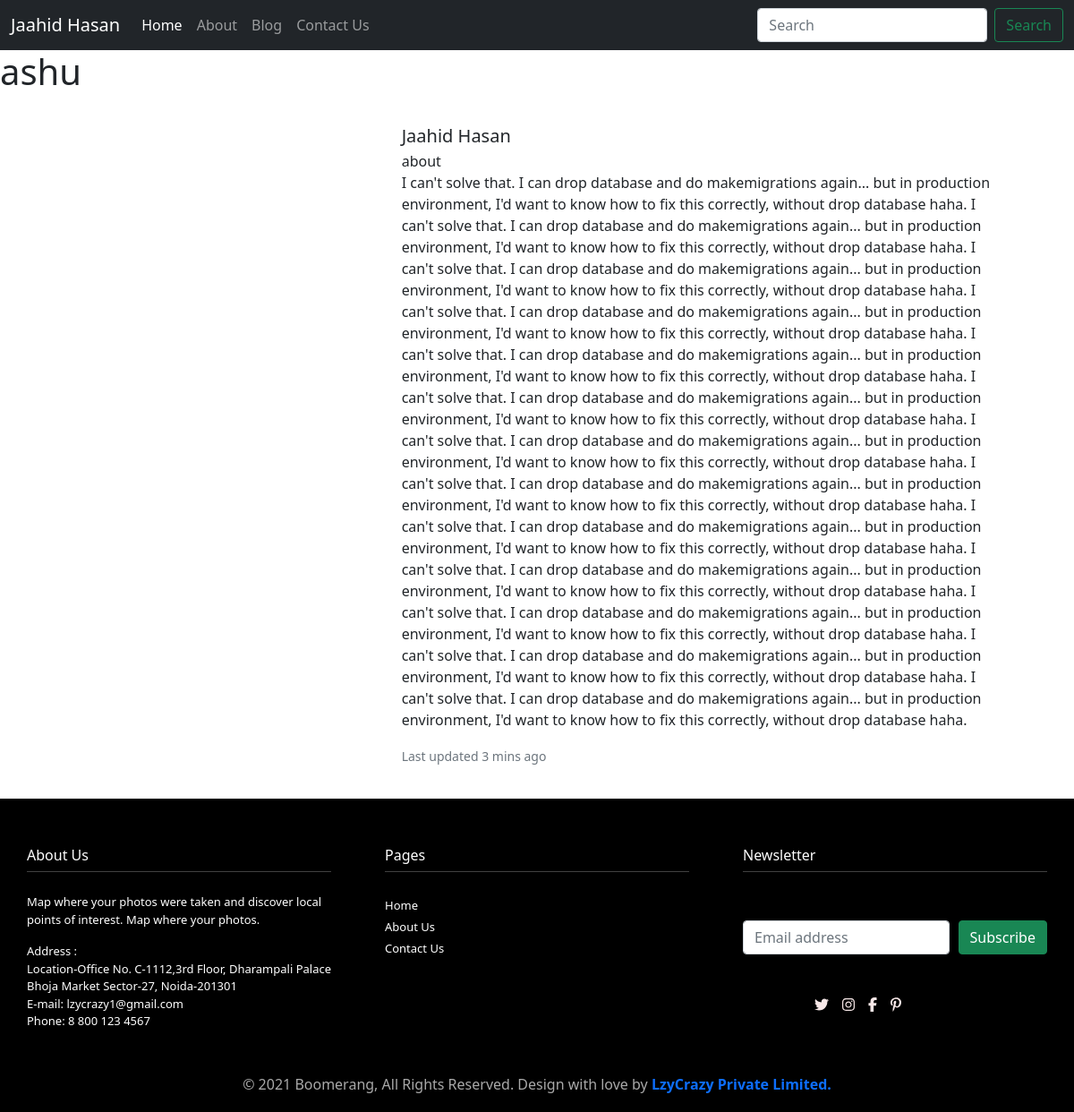
The page /about/ on the database its author committed.
### Homeapp/models.py (models this page shows, shortened)
class About(models.Model):
    title = models.CharField(max_length=100)
    photo = models.ImageField(upload_to='images')
    subtitle = models.CharField(max_length=150)
    content = models.TextField()

### Homeapp/views.py (the view)
# urls.py: path('about/', views.about, name="about"),
def about(request):
   temp = About.objects.all()
   context = {
      'postabout':temp
   }
   return render(request, "about.html", context)

### templates/about.html (shortened to what this page needs)
{% extends 'base.html' %}
{% load static %}
{% block content %}
<h1>ashu</h1>
<div class="container">
    <div class="row" style="margin: 20px;">
      {% for i in postabout %}
      <div class="col-md-4">
      </div>
      <div class="col-md-8">
        <div class="card-body">
          <h5 class="card-title">{{i.title}}</h5>
          <p class="card-subtitle">{{i.subtitle}}</p>
          <p class="card-text">{{i.content}}</p>
          <p class="card-text"><small class="text-muted">Last updated 3 mins ago</small></p>
        </div>
      </div>
      {% endfor %}
    </div>
</div>
{% endblock %}

### templates/base.html (shortened to what this page needs)
{% load static %}
<!DOCTYPE html>
<html lang="en">
<head>
  <link rel="stylesheet" href="{% static 'css/all.min.css' %}">
  <link rel="stylesheet" href="{% static 'css/bootstrap.min.css' %}">
  <link rel="stylesheet" href="{% static 'css/style.css' %}">
</head>
<body>
  <nav class="navbar navbar-expand-lg navbar-dark bg-dark">
    <div class="container-fluid" id="nav_bar">
      <a class="navbar-brand" href="#">Jaahid Hasan</a>
      <div class="collapse navbar-collapse" id="navbarScroll">
        <ul class="navbar-nav me-auto my-2 my-lg-0 navbar-nav-scroll" style="--bs-scroll-height: 100px;">
          <li class="nav-item">
            <a class="nav-link active" href="{% url 'index' %}" aria-current="page">Home</a>
          </li>
          <li class="nav-item">
            <a class="nav-link" href="{%  url 'about' %}">About</a>
          </li>
          <li class="nav-item dropdown" active>
            <a class="nav-link" href="{% url 'blog' %}">Blog</a>
          </li>
          <li class="nav-item">
            <a class="nav-link" href="{%  url 'contact' %}">Contact Us</a>
          </li>
        </ul>
        <form class="d-flex">
          <input class="form-control me-2" type="search" placeholder="Search" aria-label="Search">
          <button class="btn btn-outline-success" type="submit">Search</button>
        </form>
      </div>
    </div>
  </nav>
  {% block content %}
  {% endblock %}
  <footer>
    <div class="container-fluid" style="background-color: black; ">
      <div class="row" style="height: 350px; display: flex;">
        <div class="col-sm-4" style="background-color: black; padding: 30px;">
          <br>
          <div class="widget-title">
            <h6 style="color: white;">About Us</h6>
            <hr style="color: white; margin: 0px;">
          </div>
          <br>
          <div class="textwidget" style="color: white;font-size: 13px">
            <p>Map where your photos were taken and discover local points of interest. Map where your photos.</p>
            <h7>Address :</h7>
            <p>
              Location-Office No. C-1112,3rd Floor, Dharampali Palace<br>
              Bhoja Market Sector-27, Noida-201301<br>
              E-mail: lzycrazy1@gmail.com<br>
              Phone: 8 800 123 4567<br>
            </p>
          </div>
        </div>
        <div class="col-sm-4" style="background-color: black; padding: 30px;">
          <br>
          <div class="widget-title">
            <h6 style="color: white;">Pages</h6>
            <hr style="color: white; margin: 0px;">
          </div><br>
          <div class="pagelink" style="margin: 0px;">
            <a style="text-decoration: none;color: white;font-size: 13px;;list-style-type: none; margin: 0px;"
              href="{% url 'index' %}">Home</a><br>
            <a style="text-decoration: none;color: white;font-size: 13px" href="{% url 'about' %}">About Us</a><br>
            <a style="text-decoration: none;color: white;font-size: 13px" href="{% url 'contact' %}">Contact Us</a>
          </div>
        </div>
        <div class="col-sm-4" style="background-color: black; padding: 30px;"><br>
          <h6 style="color: white;">Newsletter</h6>
          <hr style="color: white; margin: 0px;"><br>
          <div id="signup_footer" class="d-flex align-items-start" style="margin-top: 30px;">
            <div class="form-group w-100 mr-2">
              <form  method="POST">
                <input id="mce-EMAIL" class="footer__email-input form-control form-control--muted" name="email"
                  type="email" aria-describedby="footerEmail" placeholder="Email address">
            </div>
            <input class="btn btn-brand btn btn btn-success" type="submit" value="Subscribe" name="subscibe"
              id="mc-embedded-subscribe" style="margin-left: 10px;">
          </div></form><br>
          <ul class="social-icons" style="display: flex; padding-left: 80px; padding-top: 20px;">
            <a href="#"><i class="fab  fa-twitter" style="color: #f7e8e8;"></i></a>
            <a href="#"><i class="fab  fa-instagram" style="margin-left: 15px; color: #f7e8e8;"></i></a>
            <a href="#"><i class="fab  fa-facebook-f" style="margin-left: 15px; color: #f7e8e8;"></i></a>
            <a href="#"><i class="fab  fa-pinterest-p" style="margin-left: 15px; color: #f7e8e8;"></i></a>
          </ul>
        </div>
        <div class="footer-bar">
          <div class="container">
            <div class="row" style="color:darkgray;">
              <div class="col-md-12">
                <div class="copyright" style="text-align: center; color: darkgray;">
                  <p>© 2021 Boomerang, All Rights Reserved. Design with love by <a href="LzyCrazyhttps://lzycrazy.com"
                      style="text-decoration: none;"><b>LzyCrazy Private Limited.</b></a></p>
                </div>
              </div>
            </div>
          </div>
        </div>
      </div>
    </div>
  </footer>
</body>
</html>

### rows shown on the page
About: title "Jaahid Hasan", subtitle "about", content "I can't solve that. I can drop database and do makemigrations again... but in production environment, I'd want to know how to fix this correctly, without drop database haha. I can't solve that. I can drop database and do makemigrations again... but in production environment, I'd want to know how to fix this correctly, without drop database haha. I can't solve that. I can drop database and do makemigrations again... but in production environment, I'd want to know how to fix this correctly, without drop database haha. I can't solve that. I can drop database and do makemigrations again... but in production environment, I'd want to know how to fix this correctly, without drop database haha. I…"
